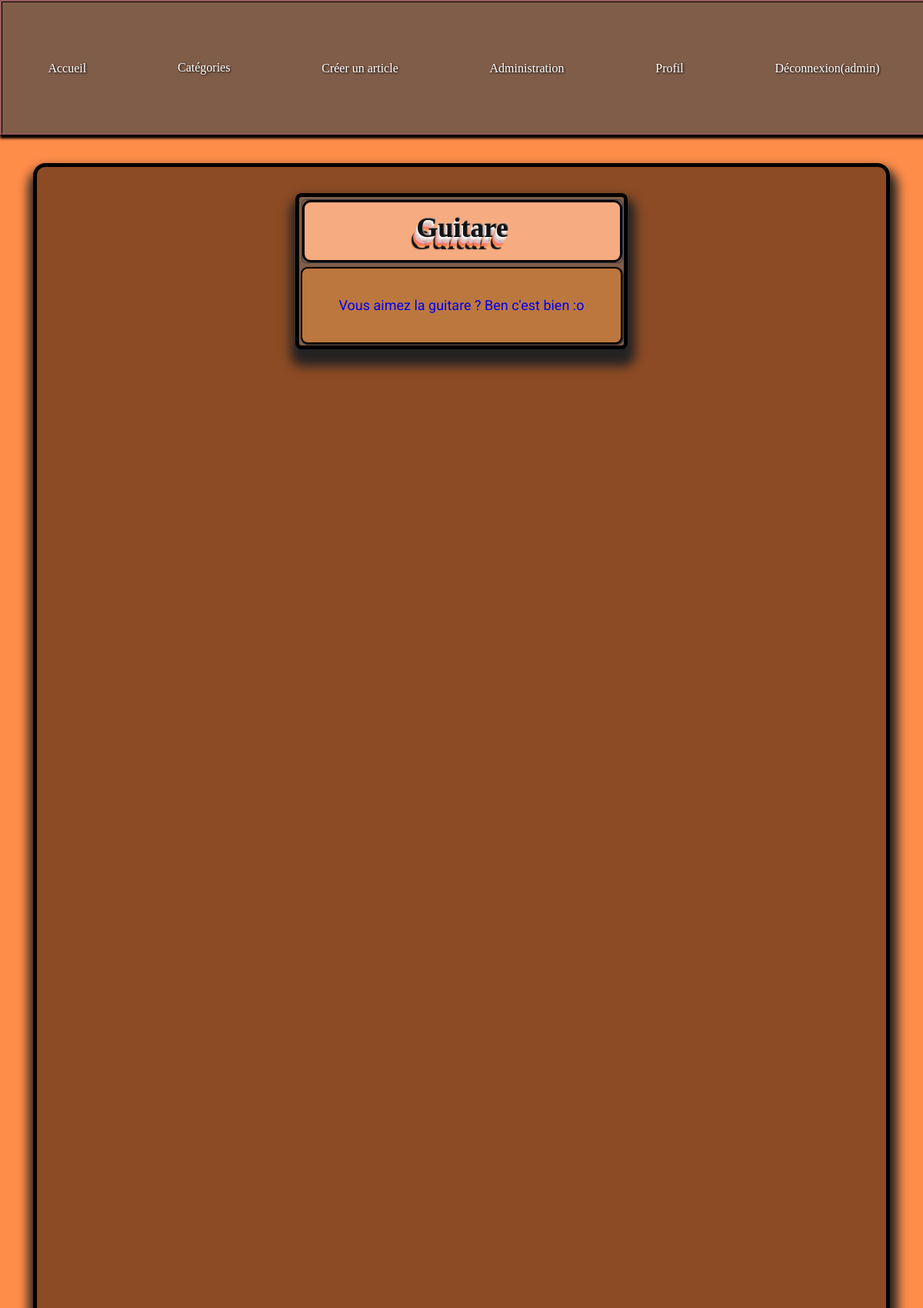
/articles.php?categorie=1&titre=Guitare&start=0 (signed in), run on the app's committed database.
### tables this page shows
CREATE TABLE IF NOT EXISTS `utilisateurs` (
  `id` int(11) NOT NULL AUTO_INCREMENT,
  `login` varchar(255) NOT NULL,
  `password` varchar(255) NOT NULL,
  `email` varchar(255) NOT NULL,
  `avatar` varchar(255) DEFAULT 'avatars/defaut.png',
  `id_droits` int(11) NOT NULL DEFAULT '1',
  PRIMARY KEY (`id`)
);

CREATE TABLE IF NOT EXISTS `articles` (
  `id` int(11) NOT NULL AUTO_INCREMENT,
  `article` text NOT NULL,
  `id_utilisateur` int(11) NOT NULL,
  `id_categorie` int(11) NOT NULL,
  `date` timestamp NOT NULL,
  PRIMARY KEY (`id`)
);

### libraries/User.php (called while the page is built, shortened)
<?php
    class User{
        public $id = "";
        private function connectdb(){
            try{
                $db = new PDO('mysql:host=localhost;dbname=blog', 'root', '');
                return($db);
            }
            catch(PDOException $e){
                print "Erreur !: " . $e->getMessage();
                die();
            }
        }
        public function getUserInfos(){
            $id = $this->id;
            $db = $this->connectdb();
            $requete = $db->prepare("SELECT login, email, avatar, id_droits FROM utilisateurs WHERE id = '$id'");
            $requete->execute();
            $results = $requete->fetchAll();
            $username = $results[0][0];
            $droits = $results[0][3];
            $this->username = $username;
            $this->droits = $droits;
        }
    }
?>

### libraries/config.php (called while the page is built, shortened)
<?php
    require_once('User.php');
    if(isset($_SESSION['user'])){
        $_SESSION['user']->getUserInfos();
    }
?>

### articles.php (the view, shortened to what this page needs)
<html>
<head>
<link rel="stylesheet" href="css/blog.css">
</head>
<body id="bodyArticles">
<?php
require_once('libraries/config.php');
require("templates/header.phtml");
?>
<?php
if(isset($_SESSION['user'])){
    $categorie=$_GET["categorie"];
    if(!isset($categorie)){
        $categorie=$id_categorie[3];
    }
    else{
        $categorie=$_GET["categorie"];
    }
    $connexion=mysqli_connect("localhost","root","","blog");
    $requetetoutarticles="SELECT * from articles where id_categorie='".$categorie."' ORDER BY date DESC";
    $query=mysqli_query($connexion,$requetetoutarticles);
    $resultattoutarticles=mysqli_fetch_all($query);
    $requetelien_nom_id="SELECT nom,id from categories";
    $query1=mysqli_query($connexion,$requetelien_nom_id);
    $resultatlien_nom_id=mysqli_fetch_all($query1);
    $nombre_titres=count($resultatlien_nom_id);
    ?>
<main id="main_articles">
    <table>
        <th>
        <ul id="menu-accordeon">
            <li><a href="#" class="titrePrincipal"> <?php if(isset($_GET['titre']) && !empty($_GET['titre'])) {echo $_GET['titre'];} else echo 'Choisir catégories'; ?></a>
            <?php
                for ($i=0; $i<$nombre_titres; $i++){
                    if($_GET['titre']!=$resultatlien_nom_id[$i][0]){
                    ?>
                <li><a href="articles.php?categorie=<?php echo $resultatlien_nom_id[$i][1] ?>&amp;titre=<?php echo $resultatlien_nom_id[$i][0] ?>&amp;start=<?php echo $start=0 ?>"><?php  echo $resultatlien_nom_id[$i][0] ?></a></li>
                    <?php } $compte=0; } ?>
            </li>
        </ul>
        </th>
            <?php for($k=$_GET['start']; $k<count($resultattoutarticles); $k++){
                ?>
            <tr><td class="articles"> <a href="article.php?id=<?php echo $resultattoutarticles[$k][0]; ;?>"> <?php echo $resultattoutarticles[$k][1]; $compte++; ?></a></td></tr>
            <?php if($compte==5){break;}  }?>
    </table>
       </main>
    <?php
}
else{
    header("location:index.php");
}
?>
<?php require("templates/footer.phtml");
?>
</body>
</html>

### templates/header.phtml (shortened to what this page needs)
<!DOCTYPE html>
<html>
<head>
    <link rel="stylesheet" href="css/blog.css">
</head>
<body>
    <header id="head-container">
        <nav>
            <ul id="ul-container">
                <li class="head-li"><a class="head-lien" href="index.php">Accueil</a></li>
                <li id="dropdown" class="head-li">
                    <a class="head-lien" href="#">Catégories</a>
                </li>
                <?php if(isset($_SESSION['user']) && $_SESSION['user']->droits == 1337 || $_SESSION['user']->droits == 42): ?>
                <li class="head-li"><a class="head-lien" href="creer-article.php">Créer un article</a></li>
                <?php endif; ?>
                <?php if(isset($_SESSION['user']) && $_SESSION['user']->droits == 1337): ?>
                <li class="head-li"><a class="head-lien" href="admin.php">Administration</a></li>
                <?php endif; ?>
                <?php if(!isset($_SESSION['user'])): ?>
                <li class="head-li"><a class="head-lien" href="inscription.php">Inscription</a></li>
                <li class="head-li"><a class="head-lien" href="connexion.php">Connexion</a></li>
                <?php else : ?>
                <li class="head-li"><a class="head-lien" href="profil.php">Profil</a></li>
                <li class="head-li"><a class="head-lien" href="?disconnect">Déconnexion(<?=$_SESSION['user']->username; ?>)</a></li>
                <?php endif; ?>
            </ul>
        </nav>
    </header>

### css/blog.css (style rules this page uses)
html, body { height: 100%; width: 100%; margin: 0; padding: 0; background-color: rgba(255, 138, 70, 0.829); font-family: 'Roboto', sans-serif; }
#bodyArticles { background-color: rgba(255, 138, 70, 0.829); font-family: 'Roboto', sans-serif; }
main[id=main_articles] { padding: 1%; background-color: #804522e7; width: 90%; height: 90%; margin: 3% auto 3%; border-radius: 1em; border:5px black solid; box-shadow: 2px 14px 14px 8px rgb(36, 35, 35); }
#menu-accordeon { padding:0; margin:0; list-style:none; text-align: center; }
#menu-accordeon li { border-radius: 6px; margin-bottom:2px; border:solid 1px #333A40; width: 100%; }
#menu-accordeon a { display:block; text-decoration: none; color: #fff; padding: 8px 0; font-family: 'Liu Jian Mao Cao', cursive; padding: 3% 0 5% 0; font-size:3vw; color: #131313; }
table,tr,td { border:2px black solid; border-radius: 6px; border:2px rgb(0, 0, 0) solid; text-align: center; color:white; border-radius: 0.5em; width: 40%; margin:2% auto; }
td { background-color:rgb(188, 119, 63) ; font-size: 1.5vw; width: 40%; box-shadow: 1px 1px 1px 0.5px rgb(36, 35, 35); }
th { font-size: 1.5vw; }
table { background-color: #805D49; border:5px black solid; box-shadow: 2px 14px 14px 8px rgb(36, 35, 35); height: auto; }
.articles { width: 40%; height: 100px; }
.titrePrincipal { background-color:rgb(247, 171, 128) ; border:3px black solid; border-radius: 0.3em; text-shadow: 1px -1px 0 #767676, -1px 2px 1px #fffafa, -2px 4px 1px #e2dede, -3px 6px 1px #d6c2c2, -4px 8px 1px #e7b6b6, -5px 10px 1px #fa7777, -6px 12px 1px #fb843f, -8px 16px 1px; }
#bodyArticles a { text-decoration: none; }
html, body { min-height: 100%; width: 100%; margin: 0; padding: 0; background-color: rgba(255, 138, 70, 0.829); }
header { width: 100%; height: 10%; background-color: #804522; }
.head-li { border: 3px solid #805D49; border: 3px solid #805D49; border-top: 7px solid #805D49; border-bottom: 7px solid #805D49; padding: 34px 38px; padding: 34px 38px; }
.head-lien { color: white; text-decoration: none; font-family: 'Patua One', cursive; text-shadow: 1px 1px 3px black; }
#head-container { height: 10%; display: flex; flex-direction: column; justify-content: center; background-color: #805D49; box-shadow: 0px 4px 3px black; border: 3px ridge #3e2626; }
#ul-container { display: flex; justify-content: space-around; list-style-type: none; align-items: center; padding: 0; margin: 0; }

### data on the page
utilisateurs: login "admin"
articles: article "Vous aimez la guitare ? Ben c'est bien :o"

### other printed values
$_GET['titre'] "Guitare"
